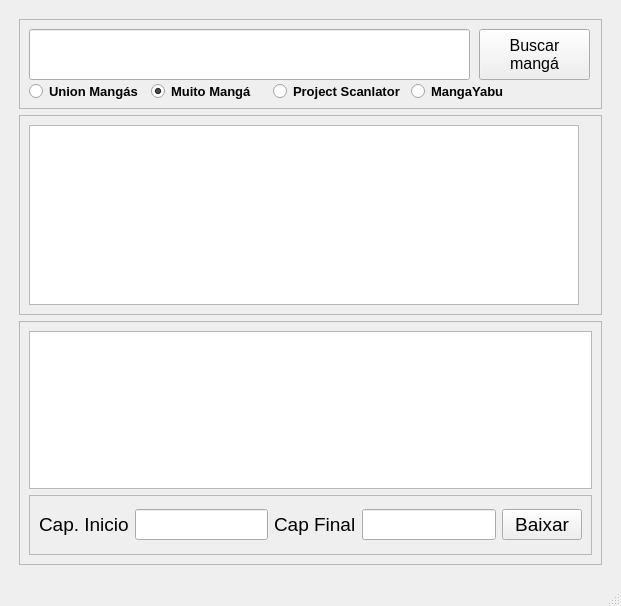
<?xml version="1.0" encoding="UTF-8"?>
<ui version="4.0">
 <class>MainWindow</class>
 <widget class="QMainWindow" name="MainWindow">
  <property name="geometry">
   <rect>
    <x>0</x>
    <y>0</y>
    <width>621</width>
    <height>606</height>
   </rect>
  </property>
  <property name="windowTitle">
   <string>Manga Downloader</string>
  </property>
  <property name="styleSheet">
   <string notr="true"/>
  </property>
  <widget class="QWidget" name="centralwidget">
   <layout class="QGridLayout" name="gridLayout">
    <item row="0" column="0">
     <layout class="QVBoxLayout" name="verticalLayout">
      <property name="leftMargin">
       <number>10</number>
      </property>
      <property name="topMargin">
       <number>10</number>
      </property>
      <property name="rightMargin">
       <number>10</number>
      </property>
      <property name="bottomMargin">
       <number>10</number>
      </property>
      <item>
       <widget class="QFrame" name="frame_pesquisa">
        <property name="minimumSize">
         <size>
          <width>0</width>
          <height>90</height>
         </size>
        </property>
        <property name="maximumSize">
         <size>
          <width>600</width>
          <height>90</height>
         </size>
        </property>
        <property name="styleSheet">
         <string notr="true"/>
        </property>
        <property name="frameShape">
         <enum>QFrame::StyledPanel</enum>
        </property>
        <property name="frameShadow">
         <enum>QFrame::Raised</enum>
        </property>
        <widget class="QPushButton" name="bt_pesquisar">
         <property name="geometry">
          <rect>
           <x>460</x>
           <y>10</y>
           <width>111</width>
           <height>51</height>
          </rect>
         </property>
         <property name="font">
          <font>
           <pointsize>12</pointsize>
          </font>
         </property>
         <property name="text">
          <string>Buscar
mangá</string>
         </property>
        </widget>
        <widget class="QLineEdit" name="ed_nome">
         <property name="geometry">
          <rect>
           <x>10</x>
           <y>10</y>
           <width>441</width>
           <height>51</height>
          </rect>
         </property>
         <property name="font">
          <font>
           <pointsize>14</pointsize>
          </font>
         </property>
        </widget>
        <widget class="QWidget" name="horizontalLayoutWidget">
         <property name="geometry">
          <rect>
           <x>10</x>
           <y>60</y>
           <width>498</width>
           <height>25</height>
          </rect>
         </property>
         <layout class="QHBoxLayout" name="horizontalLayout">
          <item>
           <widget class="QRadioButton" name="rb_union">
            <property name="font">
             <font>
              <pointsize>10</pointsize>
              <weight>75</weight>
              <bold>true</bold>
             </font>
            </property>
            <property name="text">
             <string>Union Mangás</string>
            </property>
           </widget>
          </item>
          <item>
           <widget class="QRadioButton" name="rb_muito">
            <property name="font">
             <font>
              <pointsize>10</pointsize>
              <weight>75</weight>
              <bold>true</bold>
             </font>
            </property>
            <property name="text">
             <string>Muito Mangá</string>
            </property>
            <property name="checked">
             <bool>true</bool>
            </property>
           </widget>
          </item>
          <item>
           <widget class="QRadioButton" name="rb_scan">
            <property name="font">
             <font>
              <pointsize>10</pointsize>
              <weight>75</weight>
              <bold>true</bold>
             </font>
            </property>
            <property name="text">
             <string>Project Scanlator</string>
            </property>
           </widget>
          </item>
          <item>
           <widget class="QRadioButton" name="rb_yabu">
            <property name="font">
             <font>
              <pointsize>10</pointsize>
              <weight>75</weight>
              <bold>true</bold>
             </font>
            </property>
            <property name="text">
             <string>MangaYabu</string>
            </property>
           </widget>
          </item>
         </layout>
        </widget>
       </widget>
      </item>
      <item>
       <widget class="QFrame" name="frame_lista_animes">
        <property name="minimumSize">
         <size>
          <width>580</width>
          <height>200</height>
         </size>
        </property>
        <property name="maximumSize">
         <size>
          <width>650</width>
          <height>600</height>
         </size>
        </property>
        <property name="styleSheet">
         <string notr="true"/>
        </property>
        <property name="frameShape">
         <enum>QFrame::StyledPanel</enum>
        </property>
        <property name="frameShadow">
         <enum>QFrame::Raised</enum>
        </property>
        <layout class="QGridLayout" name="gridLayout_5">
         <item row="0" column="0">
          <widget class="QListWidget" name="lista_animes"/>
         </item>
         <item row="0" column="1">
          <widget class="QLabel" name="lbl_pic">
           <property name="minimumSize">
            <size>
             <width>0</width>
             <height>0</height>
            </size>
           </property>
           <property name="maximumSize">
            <size>
             <width>180</width>
             <height>180</height>
            </size>
           </property>
           <property name="text">
            <string/>
           </property>
          </widget>
         </item>
        </layout>
       </widget>
      </item>
      <item>
       <widget class="QFrame" name="frame_lista_cap">
        <property name="maximumSize">
         <size>
          <width>600</width>
          <height>300</height>
         </size>
        </property>
        <property name="styleSheet">
         <string notr="true"/>
        </property>
        <property name="frameShape">
         <enum>QFrame::StyledPanel</enum>
        </property>
        <property name="frameShadow">
         <enum>QFrame::Raised</enum>
        </property>
        <layout class="QGridLayout" name="gridLayout_2">
         <item row="1" column="0">
          <widget class="QFrame" name="frame_">
           <property name="minimumSize">
            <size>
             <width>0</width>
             <height>60</height>
            </size>
           </property>
           <property name="maximumSize">
            <size>
             <width>600</width>
             <height>100</height>
            </size>
           </property>
           <property name="frameShape">
            <enum>QFrame::StyledPanel</enum>
           </property>
           <property name="frameShadow">
            <enum>QFrame::Raised</enum>
           </property>
           <layout class="QGridLayout" name="gridLayout_4">
            <item row="1" column="0">
             <layout class="QGridLayout" name="gridLayout_3">
              <item row="0" column="1">
               <widget class="QLineEdit" name="ed_inicio">
                <property name="font">
                 <font>
                  <pointsize>14</pointsize>
                 </font>
                </property>
               </widget>
              </item>
              <item row="0" column="3">
               <widget class="QLineEdit" name="ed_fim">
                <property name="font">
                 <font>
                  <pointsize>14</pointsize>
                 </font>
                </property>
               </widget>
              </item>
              <item row="0" column="0">
               <widget class="QLabel" name="label">
                <property name="font">
                 <font>
                  <pointsize>14</pointsize>
                 </font>
                </property>
                <property name="text">
                 <string>Cap. Inicio</string>
                </property>
               </widget>
              </item>
              <item row="0" column="2">
               <widget class="QLabel" name="label_2">
                <property name="font">
                 <font>
                  <pointsize>14</pointsize>
                 </font>
                </property>
                <property name="text">
                 <string>Cap Final</string>
                </property>
               </widget>
              </item>
              <item row="0" column="4">
               <widget class="QPushButton" name="pushButton_2">
                <property name="font">
                 <font>
                  <pointsize>14</pointsize>
                 </font>
                </property>
                <property name="text">
                 <string>Baixar</string>
                </property>
               </widget>
              </item>
             </layout>
            </item>
           </layout>
          </widget>
         </item>
         <item row="0" column="0">
          <widget class="QPlainTextEdit" name="tx_capitulos"/>
         </item>
        </layout>
       </widget>
      </item>
     </layout>
    </item>
   </layout>
  </widget>
  <widget class="QStatusBar" name="statusbar"/>
 </widget>
 <tabstops>
  <tabstop>ed_nome</tabstop>
  <tabstop>rb_muito</tabstop>
  <tabstop>rb_scan</tabstop>
  <tabstop>rb_yabu</tabstop>
  <tabstop>bt_pesquisar</tabstop>
  <tabstop>lista_animes</tabstop>
  <tabstop>ed_inicio</tabstop>
  <tabstop>ed_fim</tabstop>
  <tabstop>pushButton_2</tabstop>
 </tabstops>
 <resources/>
 <connections/>
</ui>
